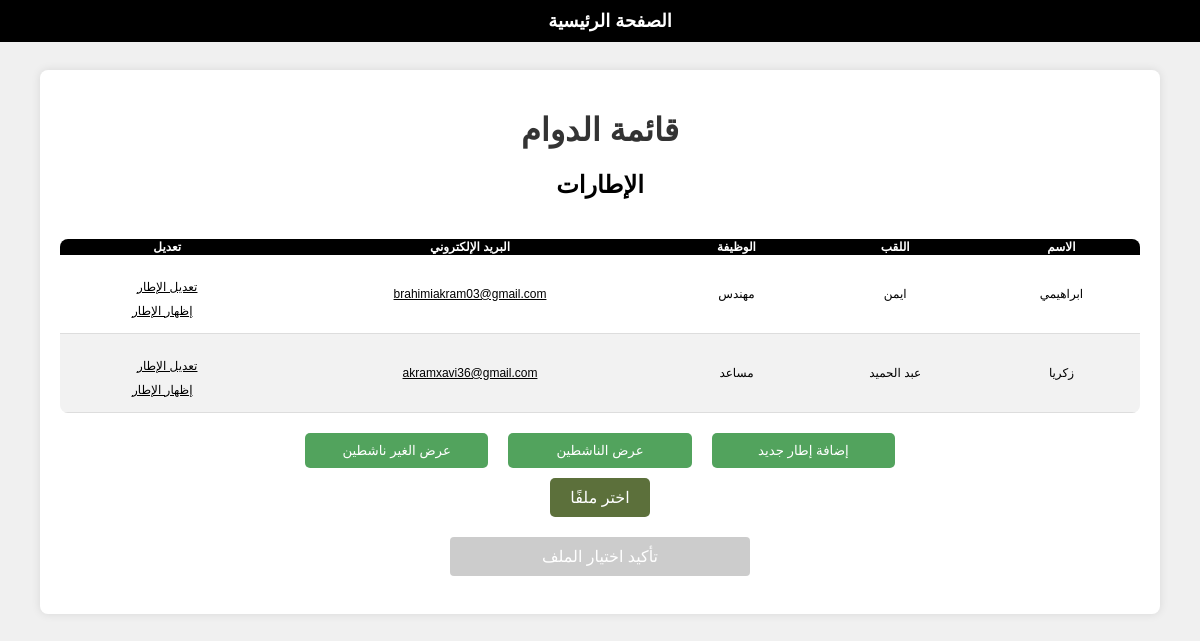
The app's page /afficher_liste/?filter=inactive with its own data.
### main/models.py (models this page shows, shortened)
class Cadre (models.Model):
    id = models.AutoField(primary_key= True)
    nom = models.CharField(max_length= 40)
    prenom = models.CharField(max_length = 40)
    poste = models.CharField(max_length= 60)
    email = models.EmailField(unique= True , max_length= 100)
    active = models.BooleanField(default = True)

### main/views.py (the view, shortened to what this page needs)
def afficher_liste (request) :
    if request.method == 'GET':
        filter_param = request.GET.get('filter')
        emails = Cadre.objects.filter(active=True).values_list('email', flat=True)
        email_list = ','.join(emails)
        if filter_param == 'inactive':
            cadres = Cadre.objects.filter(active=False)
            return render(request, 'afficher_liste.html', {'cadres': cadres, 'email_list': email_list})
        else :
            cadres = Cadre.objects.filter(active=True)
            return render(request, 'afficher_liste.html', {'cadres': cadres, 'email_list': email_list})

### main/templates/afficher_liste.html (shortened to what this page needs)
<!DOCTYPE html>
<html lang="ar" dir="rtl">
<head>
</head>
<body>
    <div class="homenavbar">
        <a href="{% url 'home' %}">الصفحة الرئيسية</a>
    </div>
    <div class="container">
        <h1>قائمة الدوام</h1>
        <h2>الإطارات</h2>
        <div class="cadre">
            <table>
                <thead>
                    <tr>
                        <th>الاسم</th>
                        <th>اللقب</th>
                        <th>الوظيفة</th>
                        <th>البريد الإلكتروني</th>
                        <th>تعديل</th>
                    </tr>
                </thead>
                <tbody>
                    {% for cadre in cadres %}
                        <tr>
                            <td>{{ cadre.nom }}</td>
                            <td>{{ cadre.prenom }}</td>
                            <td>{{ cadre.poste }}</td>
                            <td><a href="mailto:{{ cadre.email }}">{{ cadre.email }}</a></td>
                            <td>
                                {% if cadre.active %}
                                    <div class="lien">  <a href="{% url 'modifier cadre' cadre.id %}" >تعديل الإطار</a> </div>
                                    <div class="lien"> <a href="{% url 'masque cadre' cadre.id %}" style="margin-right: 10px;">إخفاء الإطار</a> </div>
                                {% else %}
                                    <div class="lien"> <a href="{% url 'modifier cadre' cadre.id %}">تعديل الإطار</a> </div>
                                    <div class="lien"><a href="{% url 'desmasque cadre' cadre.id %}" style="margin-right: 10px;">إظهار الإطار</a></div>
                                {% endif %}
                            </td>
                        </tr>
                    {% endfor %}
                </tbody>
            </table>
        </div>
        <div class="btn-group">
            <form method="get" action="{% url 'ajouter cadre' %}">
                <button type="submit">إضافة إطار جديد</button>
            </form>
            <form method="get" action="{% url 'afficher liste' %}">
                <button type="submit" name="filter" value="active">عرض الناشطين</button>
            </form>
            <form method="get" action="{% url 'afficher liste' %}">
                <button type="submit" name="filter" value="inactive">عرض الغير ناشطين</button>
            </form>
        </div>
        <form method="post" enctype="multipart/form-data">
            <label class="custom-file-upload">
                <span>اختر ملفًا</span>
            </label>
            <button type="submit" class="btn" id="submit-button" disabled>تأكيد اختيار الملف</button>
        </form>
    </div>
</body>
</html>

### main/templates/afficher_liste.html (style rules this page uses)
body { font-family: Arial, sans-serif; background-color: #f0f0f0; margin: 0; direction: rtl; }
.homenavbar { background-color: #000000; color: #fff; padding: 10px; text-align: center; font-size: 18px; width: 100%; position: fixed; top: 0; left: 0; z-index: 1000; }
.homenavbar a { color: #fff; text-decoration: none; margin: 0 15px; font-weight: bold; cursor: pointer; }
.container { background-color: #fff; padding: 20px; border-radius: 8px; box-shadow: 0 0 10px rgba(0, 0, 0, 0.1); text-align: center; width: 90%; max-width: 1200px; margin: 70px auto; }
h1 { color: #333; }
.btn { display: block; width: 100%; padding: 10px 20px; font-size: 16px; color: #fff; background-color: #52a35d;; text-align: center; text-decoration: none; border-radius: 4px; transition: background-color 0.3s; margin-top: 20px; border: none; max-width: 300px; margin-left: auto; margin-right: auto; cursor: pointer; }
.cadre { overflow-x: auto; }
.btn-group { display: flex; justify-content: center; gap: 10px; margin-top: 20px; max-width: 600px; margin-left: auto; margin-right: auto; }
.btn-group form { flex: 1; margin: 0 5px; }
.btn-group button { width: 100%; padding: 10px; background-color: #52a35d;; color: white; border: none; border-radius: 5px; cursor: pointer; }
.btn:disabled { background-color: #ccc; cursor: not-allowed; }
.custom-file-upload { display: inline-block; background-color: #5c703b; color: white; border: none; cursor: pointer; padding: 10px 20px; font-size: 16px; border-radius: 5px; margin-top: 10px; }
table { width: 100%; border-collapse: collapse; margin-top: 20px; background-color: #fff; border-radius: 8px; overflow: hidden; font-size: 12px; }
table thead { background-color: #000000; color: #fff; }
table thead th { text-align: center; }
table tbody tr:nth-child(even) { background-color: #f2f2f2; }
table tbody td { padding: 15px; text-align: center; border-bottom: 1px solid #ddd; }
.lien { padding-top: 10px; }
table td a { color:#000000; }

### records on screen
Cadre: nom "ابراهيمي", prenom "ايمن", poste "مهندس", email "brahimiakram03@gmail.com", active "تعديل الإطار"
Cadre: nom "زكريا", prenom "عبد الحميد", poste "مساعد", email "akramxavi36@gmail.com", active "تعديل الإطار"
